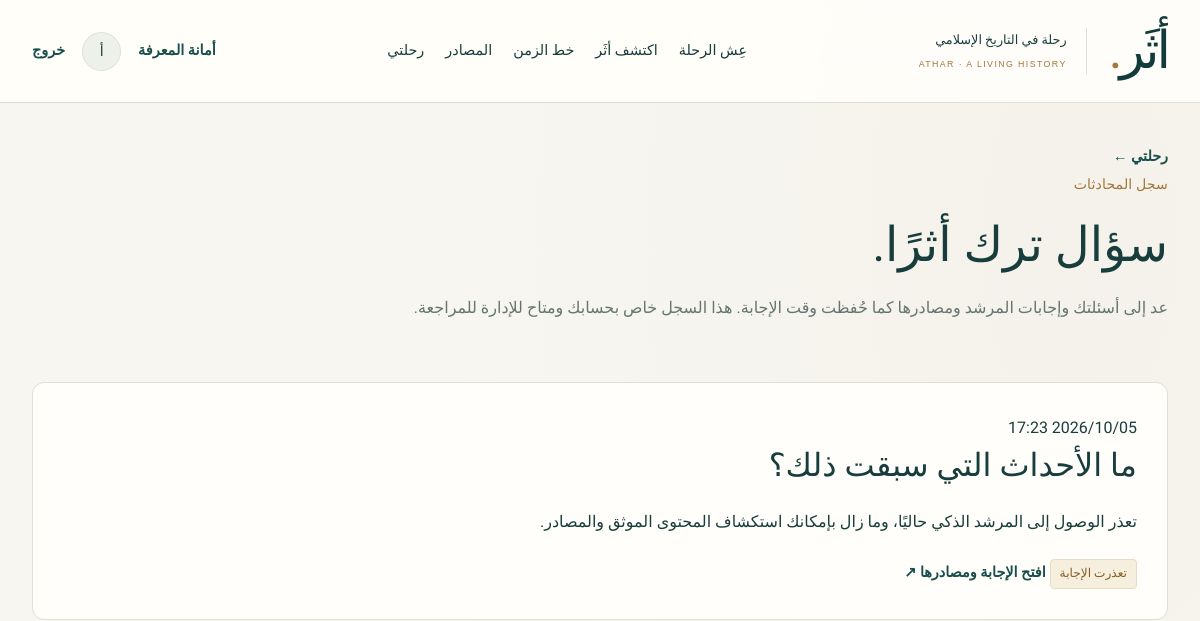
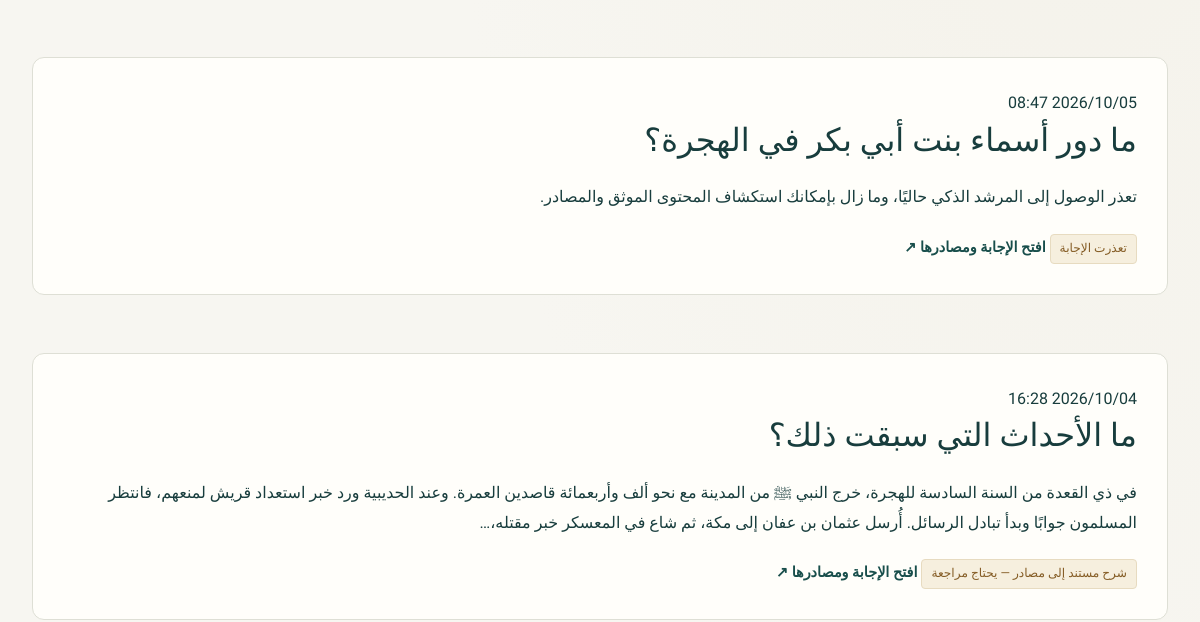
The app's page /library/answers/ (signed in, upper part), older data (2 pictures, top to bottom).
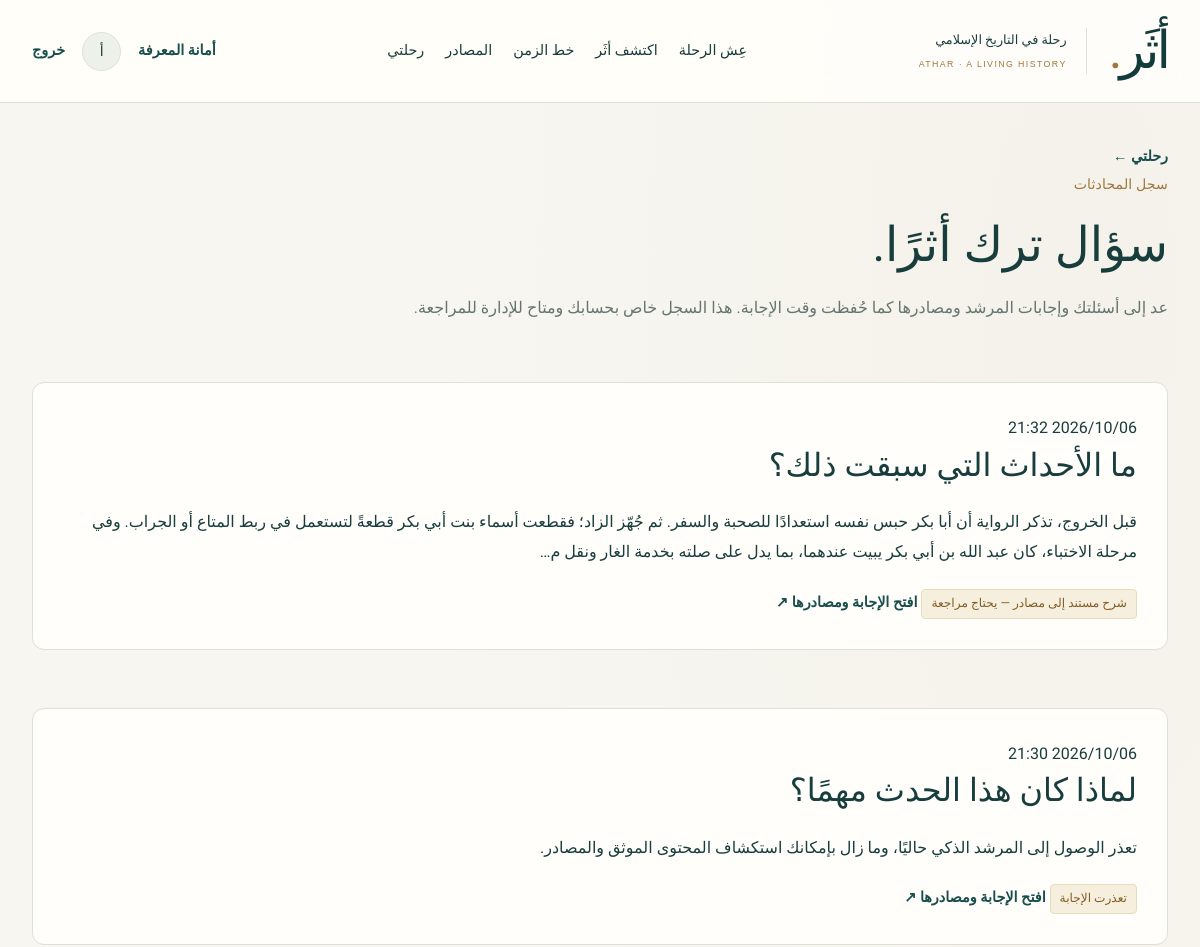
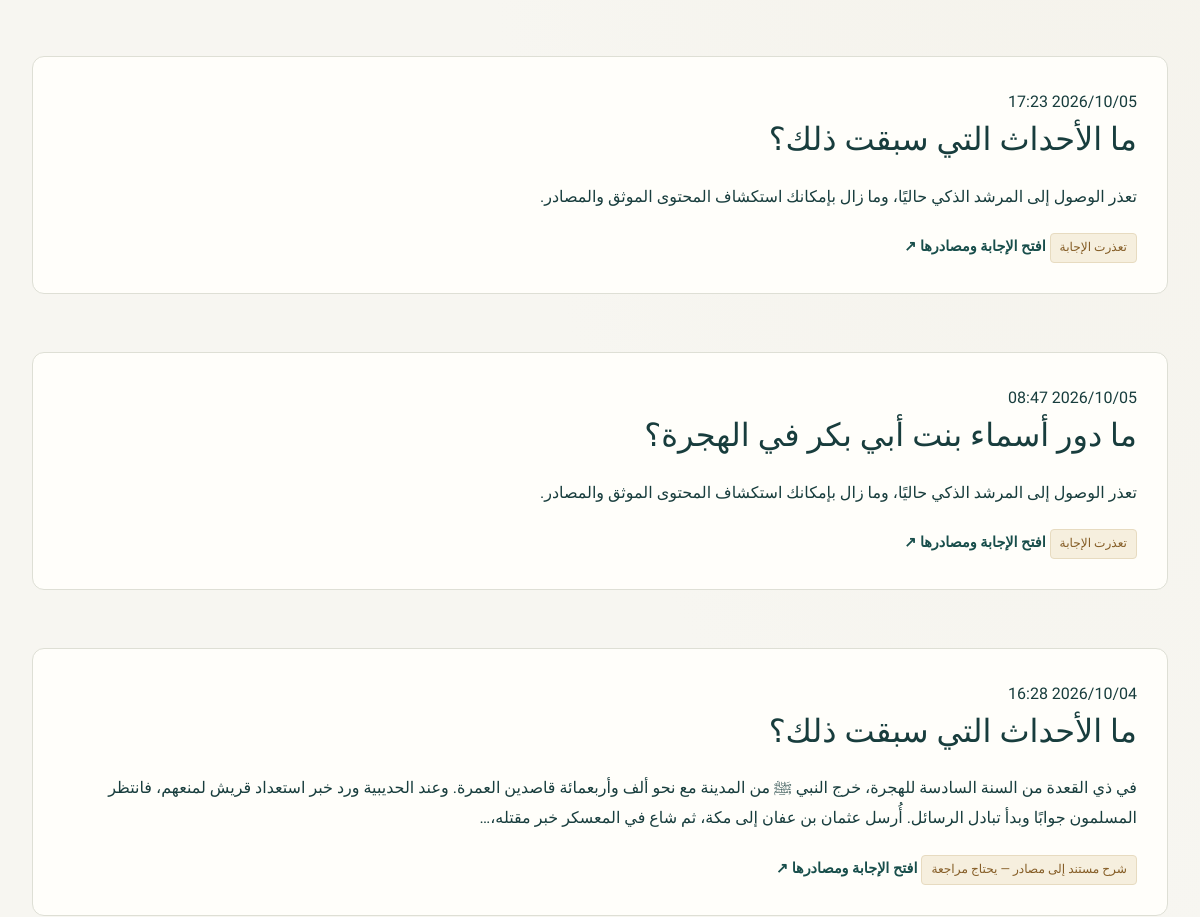
The same page, newer data (2 pictures, top to bottom).
### apps/ai/models.py (models this page shows)
class AIQueryLog(models.Model):
    user = models.ForeignKey(settings.AUTH_USER_MODEL, null=True, on_delete=models.SET_NULL)
    question = models.TextField()
    answer = models.TextField(blank=True)
    structured_answer = models.JSONField(default=dict, blank=True)
    event = models.ForeignKey('history.HistoricalEvent', null=True, on_delete=models.SET_NULL)
    retrieved_source_ids = models.JSONField(default=list)
    retrieved_chunk_ids = models.JSONField(default=list)
    classification = models.CharField(max_length=30)
    confidence = models.CharField(max_length=60, db_index=True)
    needs_review = models.BooleanField(default=True, db_index=True)
    latency_ms = models.PositiveIntegerField(default=0)
    provider = models.CharField(max_length=40)
    model = models.CharField(max_length=100, blank=True)
    failure_reason = models.CharField(max_length=160, blank=True)
    created_at = models.DateTimeField(auto_now_add=True)
    class Meta:
        ordering = ['-created_at']

### apps/ai/views.py (the view)
# urls.py: path('library/answers/', ai_views.answer_history, name='answer-history'),
@login_required
def answer_history(request):
    rows = AIQueryLog.objects.filter(user=request.user).select_related('event')
    return render(request,'ai/history.html',{'page':Paginator(rows,20).get_page(request.GET.get('page'))})

### apps/accounts/models.py (called while the page is built)
    @property
    def is_admin(self):
        return self.is_active and (self.role == self.Role.ADMIN or self.is_superuser)

### apps/history/context.py (called while the page is built)
def site_context(request):
    from apps.dashboard.models import SystemSetting
    return {'demo_mode': settings.DEMO_MODE, 'site_settings': dict(SystemSetting.objects.values_list('key', 'value'))}

### templates/ai/history.html
{% extends 'base.html' %}{% block title %}أسئلتي وإجابات أثَر{% endblock %}{% block content %}
<div class="container page"><a class="text-link" href="{% url 'library' %}">رحلتي ←</a><header class="studio-heading"><p class="eyebrow">سجل المحادثات</p><h1>سؤال ترك أثرًا.</h1><p>عد إلى أسئلتك وإجابات المرشد ومصادرها كما حُفظت وقت الإجابة. هذا السجل خاص بحسابك ومتاح للإدارة للمراجعة.</p></header>
{% for log in page %}<article class="paper section"><time>{{ log.created_at|date:'Y/m/d H:i' }}</time><h2><a href="{% url 'answer-detail' log.pk %}">{{ log.question }}</a></h2><p>{{ log.answer|default:'لا توجد إجابة محفوظة لهذا السجل القديم.'|truncatechars:240 }}</p><span class="badge interpretation">{{ log.confidence }}</span> <a class="text-link" href="{% url 'answer-detail' log.pk %}">افتح الإجابة ومصادرها ↗</a></article>{% empty %}<p class="empty">ستجد هنا أسئلتك بعد استخدام «اسأل أثَر» وأنت مسجّل الدخول.</p>{% endfor %}{% include 'partials/pagination.html' %}</div>
{% endblock %}

Row changes from the older to the newer data that the page shows:
added AIQueryLog: created_at "2026/10/06 21:32", question "ما الأحداث التي سبقت ذلك؟", answer "قبل الخروج، تذكر الرواية أن أبا بكر حبس نفسه استعدادًا للصحبة والسفر. ثم جُهّز الزاد؛ فقطعت أسماء بنت أبي بكر قطعةً لتستعمل في ربط المتاع أو الجراب. وفي مرحلة الاختباء، كان عبد الله بن أبي بكر يبيت عندهما، بما يدل على صلته بخدمة الغار ونقل م…", confidence "شرح مستند إلى مصادر — يحتاج مراجعة"
added AIQueryLog: created_at "2026/10/06 21:30", question "لماذا كان هذا الحدث مهمًا؟", answer "تعذر الوصول إلى المرشد الذكي حاليًا، وما زال بإمكانك استكشاف المحتوى الموثق والمصادر.", confidence "تعذرت الإجابة"
